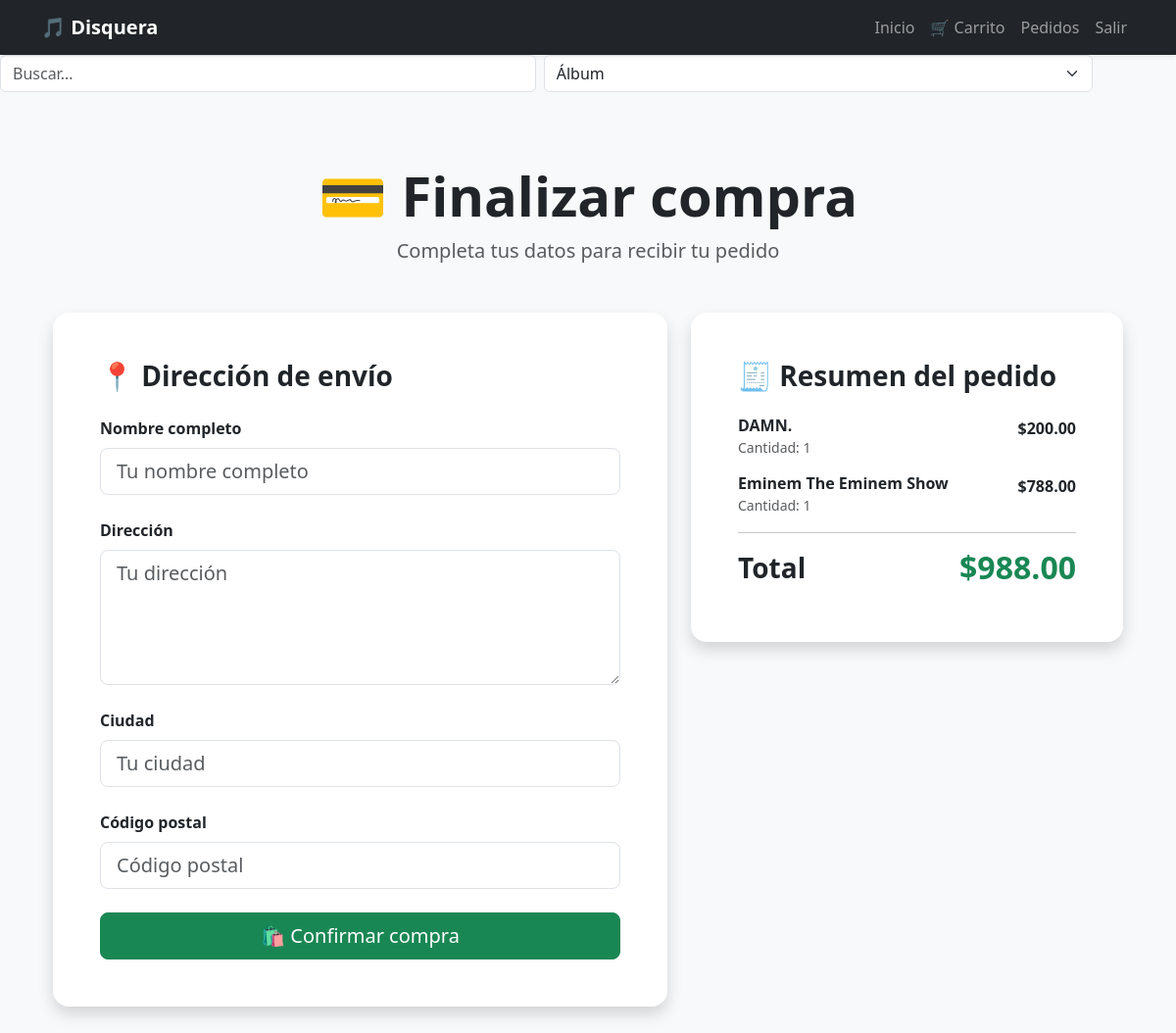
Before: /checkout/ (signed in) with the older database file.
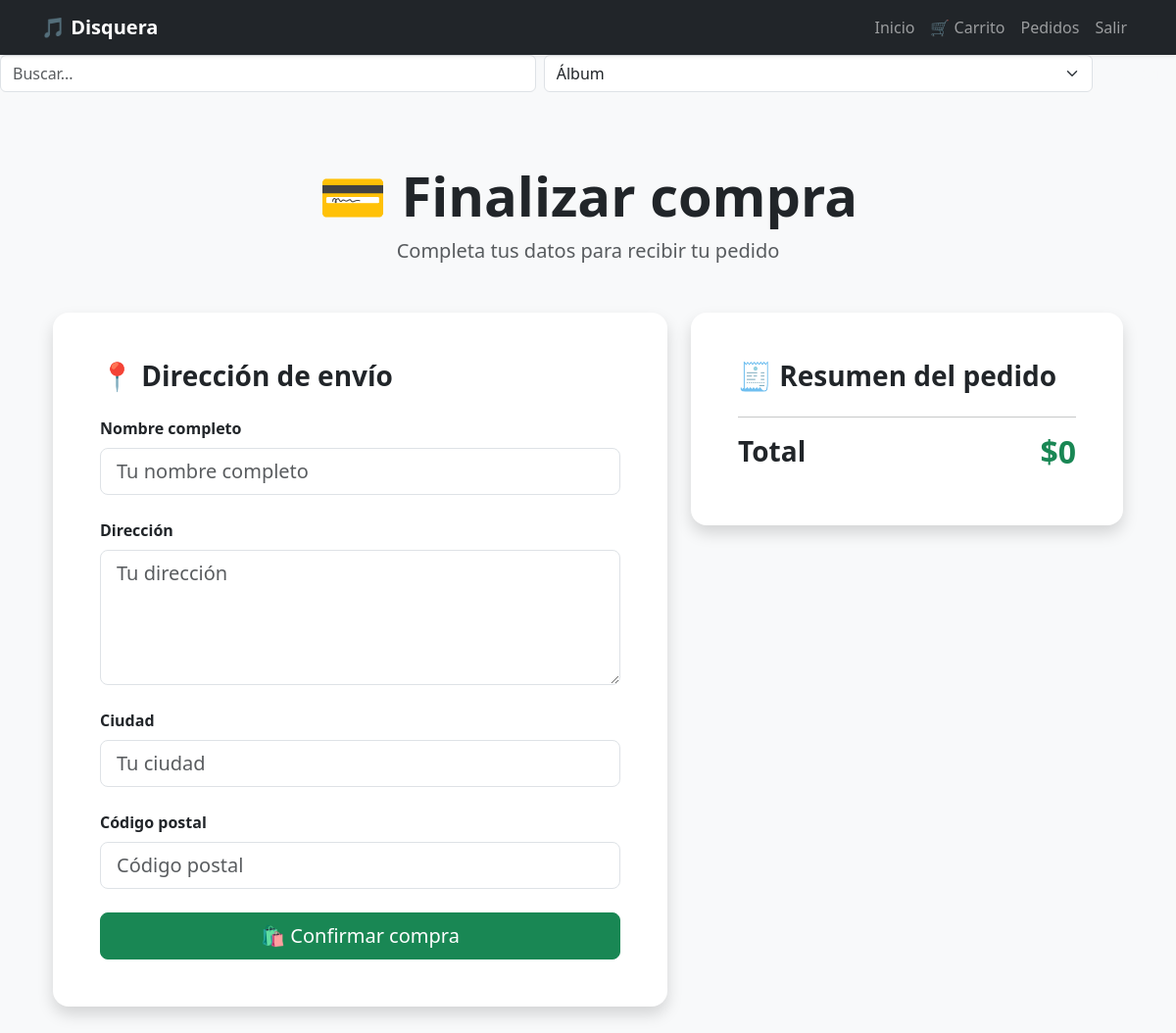
After: the same page with the newer database file.
### disquera/models.py (models this page shows, shortened)
class CartItem(models.Model):
    user = models.ForeignKey(User, on_delete=models.CASCADE)
    post = models.ForeignKey(Post, on_delete=models.CASCADE)
    quantity = models.PositiveIntegerField(default=1)
    created_at = models.DateTimeField(auto_now_add=True)
    def subtotal(self):
        return self.post.price * self.quantity

class Post(models.Model):
    ACTIVE = 'active'
    DRAFT = 'draft'
    CHOICES_STATUS = (
        (ACTIVE, 'Active'),
        (DRAFT, 'Draft'),
    )
    artist = models.ForeignKey(
        Artist,
        related_name='posts',
        on_delete=models.CASCADE,
        null=True,
        blank=True
    )
    categories = models.ManyToManyField(
        Category,
        related_name='posts',
        blank=True
    )
    title = models.CharField(max_length=255)
    slug = models.SlugField(max_length=255)
    intro = models.TextField()
    body = models.TextField()
    songs = models.TextField(blank=True, null=True)
    price = models.DecimalField(max_digits=8, decimal_places=2, default=0)
    stock = models.PositiveIntegerField(default=1)
    created_at = models.DateTimeField(auto_now_add=True)
    status = models.CharField(max_length=10, choices=CHOICES_STATUS, default=ACTIVE)
    image = models.ImageField(upload_to='upload/', blank=True, null=True)

### disquera/views.py (the view)
# urls.py: path('checkout/', views.checkout, name='checkout'),
@login_required
def checkout(request):
    items = CartItem.objects.filter(user=request.user)
    total = sum(item.subtotal() for item in items)
    if request.method == 'POST':
        form = CheckoutForm(request.POST)
        if form.is_valid():
            order = form.save(commit=False)
            order.user = request.user
            order.total = total
            order.status = Order.PAID
            order.save()
            for item in items:
                post = item.post
                if post.stock < item.quantity:
                    return redirect('cart')
                post.stock -= item.quantity
                post.save()
                OrderItem.objects.create(
                    order=order,
                    post=post,
                    quantity=item.quantity,
                    price=post.price
                )
            items.delete()
            return redirect('success')
    else:
        form = CheckoutForm()
    return render(request, 'disquera/checkout.html', {
        'form': form,
        'items': items,
        'total': total
    })

### disquera/forms.py
class CheckoutForm(forms.ModelForm):
    class Meta:
        model = Order
        fields = [
            'full_name',
            'address',
            'city',
            'postal_code'
        ]
        widgets = {
            'full_name': forms.TextInput(attrs={
                'class': 'form-control form-control-lg',
                'placeholder': 'Tu nombre completo'
            }),
            'address': forms.Textarea(attrs={
                'class': 'form-control form-control-lg',
                'placeholder': 'Tu dirección',
                'rows': 4
            }),
            'city': forms.TextInput(attrs={
                'class': 'form-control form-control-lg',
                'placeholder': 'Tu ciudad'
            }),
            'postal_code': forms.TextInput(attrs={
                'class': 'form-control form-control-lg',
                'placeholder': 'Código postal'
            }),
        }

### disquera/templates/Disquera/checkout.html (shortened to what this page needs)
{% extends 'disquera/base.html' %}
{% block content %}
<div class="container py-5">
    <div class="text-center mb-5">
        <h1 class="display-4 fw-bold">
            💳 Finalizar compra
        </h1>
        <p class="lead text-muted">
            Completa tus datos para recibir tu pedido
        </p>
    </div>
    <div class="row g-4">
        <div class="col-lg-7">
            <div class="card shadow border-0 rounded-4">
                <div class="card-body p-5">
                    <h3 class="fw-bold mb-4">
                        📍 Dirección de envío
                    </h3>
                    <form method="POST">
                        <div class="mb-4">
                            <label class="form-label fw-bold">Nombre completo</label>
                            {{ form.full_name }}
                        </div>
                        <div class="mb-4">
                            <label class="form-label fw-bold">Dirección</label>
                            {{ form.address }}
                        </div>
                        <div class="mb-4">
                            <label class="form-label fw-bold">Ciudad</label>
                            {{ form.city }}
                        </div>
                        <div class="mb-4">
                            <label class="form-label fw-bold">Código postal</label>
                            {{ form.postal_code }}
                        </div>
                        <button type="submit" class="btn btn-success btn-lg w-100 rounded-3">
                            🛍️ Confirmar compra
                        </button>
                    </form>
                </div>
            </div>
        </div>
        <div class="col-lg-5">
            <div class="card shadow border-0 rounded-4">
                <div class="card-body p-5">
                    <h3 class="fw-bold mb-4">
                        🧾 Resumen del pedido
                    </h3>
                    {% for item in items %}
                        <div class="d-flex justify-content-between mb-3">
                            <div>
                                <h6 class="fw-bold mb-0">
                                    {{ item.post.title }}
                                </h6>
                                <small class="text-muted">
                                    Cantidad: {{ item.quantity }}
                                </small>
                            </div>
                            <span class="fw-bold">
                                ${{ item.subtotal }}
                            </span>
                        </div>
                    {% endfor %}
                    <hr>
                    <div class="d-flex justify-content-between align-items-center">
                        <h3 class="fw-bold">Total</h3>
                        <h2 class="text-success fw-bold">
                            ${{ total }}
                        </h2>
                    </div>
                </div>
            </div>
        </div>
    </div>
</div>
{% endblock %}

Changed rows visible on the page:
removed CartItem: post "DAMN.", quantity "1", subtotal "200.00"
removed CartItem: post "Eminem The Eminem Show", quantity "1", subtotal "788.00"
Other visible differences:
{{ total }}: "988.00" → "0"
